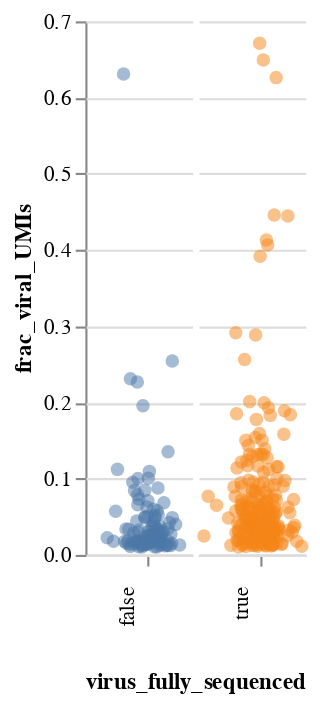

The notebook cell this image was saved under:
### Markdown cell above
## Determine which cells have all present viral genes sequenced
Among the infected cells, see how many have all of the viral genes that are present in that cell sequenced:

### Code cell
def virus_fully_sequenced(row):
    row_dict = row.to_dict()
    for key, val in row_dict.items():
        if re.fullmatch("present_flu\w+", key) and val:
            gene = key.split("_")[1]
            if row_dict[f"mutations_{gene}"] == "Not Detected":
                return False
    else:
        return True

infected_cells = (
    infected_cells
    .assign(virus_fully_sequenced=lambda x: x.apply(virus_fully_sequenced, axis=1))
)

display(
    infected_cells
    .groupby("virus_fully_sequenced")
    .aggregate(
        n_cells=pd.NamedAgg("cell_barcode", "nunique"),
        mean_n_viral_genes=pd.NamedAgg("n_viral_genes", "mean"),
        mean_total_UMIs=pd.NamedAgg("total_UMIs", "mean"),
        mean_frac_viral_UMIs=pd.NamedAgg("frac_viral_UMIs", "mean"),
    )
    .round(2)
)

virus_fully_sequenced_chart = (
    alt.Chart(infected_cells)
    .encode(
        x=alt.X(
            "jitter:Q",
            title=None,
            axis=alt.Axis(values=[0], ticks=True, grid=False, labels=False),
        ),
        y=alt.Y("frac_viral_UMIs"),
        color=alt.Color("virus_fully_sequenced", legend=None),
        column=alt.Column(
            "virus_fully_sequenced",
            header=alt.Header(
                labelAngle=-90,
                labelOrient="bottom",
                labelAlign="right",
                titleOrient="bottom",
            ),
        ),
        tooltip=["cell_barcode", alt.Tooltip("frac_viral_UMIs", format='.2g'),
                 "total_UMIs", "missing_viral_genes", "infecting_viral_tag",],
    )
    .transform_calculate(jitter="sqrt(-2*log(random()))*cos(2*PI*random())")
    .mark_point(filled=True, size=40, opacity=0.5)
    .configure_facet(spacing=0)
    .configure_view(stroke=None)
    .properties(width=50, height=250)
)

virus_fully_sequenced_chart

### Figure 1 — Vega-Lite specification as saved in the notebook (floating-point values rounded to 4 significant figures; data arrays with more than 128 entries replaced by an {"elided": "..."} marker saying what was removed)
{"config": {"view": {"continuousWidth": 400, "continuousHeight": 300, "stroke": null}, "facet": {"spacing": 0}}, "data": {"name": "data-2a4b0887e1cd8f6a352ebc4d7ce4f3a6"}, "mark": {"type": "point", "filled": true, "opacity": 0.5, "size": 40}, "encoding": {"color": {"type": "nominal", "field": "virus_fully_sequenced", "legend": null}, "column": {"type": "nominal", "field": "virus_fully_sequenced", "header": {"labelAlign": "right", "labelAngle": -90, "labelOrient": "bottom", "titleOrient": "bottom"}}, "tooltip": [{"type": "nominal", "field": "cell_barcode"}, {"type": "quantitative", "field": "frac_viral_UMIs", "format": ".2g"}, {"type": "quantitative", "field": "total_UMIs"}, {"type": "nominal", "field": "missing_viral_genes"}, {"type": "nominal", "field": "infecting_viral_tag"}], "x": {"type": "quantitative", "axis": {"grid": false, "labels": false, "ticks": true, "values": [0]}, "field": "jitter", "title": null}, "y": {"type": "quantitative", "field": "frac_viral_UMIs"}}, "height": 250, "transform": [{"calculate": "sqrt(-2*log(random()))*cos(2*PI*random())", "as": "jitter"}], "width": 50, "$schema": "https://vega.github.io/schema/vega-lite/v4.8.1.json", "datasets": {"data-2a4b0887e1cd8f6a352ebc4d7ce4f3a6": {"elided": "347 records"}}}
